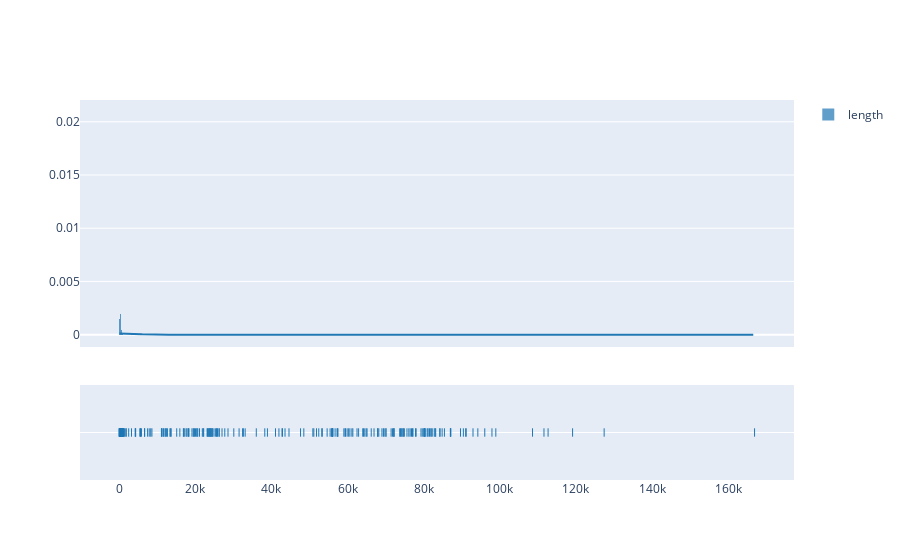

Notebook code cell kept with this figure:
### Markdown cell above
### Malware: 2

### Code cell
df_2 = df[df.malware_value==2]
distplot(df_2)

### Figure 1 — Plotly figure (JSON) as saved in the notebook; plotly's stock layout.template omitted (floating-point values rounded to 4 significant figures; data arrays with more than 128 entries replaced by an {"elided": "..."} marker saying what was removed)
{"data": [{"autobinx": false, "histnorm": "probability density", "legendgroup": "length", "marker": {"color": "rgb(31, 119, 180)"}, "name": "length", "opacity": 0.7, "type": "histogram", "x": {"elided": "2265 int values"}, "xaxis": "x", "xbins": {"end": 166924, "size": 10, "start": 51}, "yaxis": "y"}, {"legendgroup": "length", "marker": {"color": "rgb(31, 119, 180)"}, "mode": "lines", "name": "length", "showlegend": false, "type": "scatter", "x": {"elided": "500 float values"}, "xaxis": "x", "y": {"elided": "500 float values"}, "yaxis": "y"}, {"legendgroup": "length", "marker": {"color": "rgb(31, 119, 180)", "symbol": "line-ns-open"}, "mode": "markers", "name": "length", "showlegend": false, "type": "scatter", "x": {"elided": "2265 int values"}, "xaxis": "x", "y": {"elided": "2265 str values"}, "yaxis": "y2"}], "layout": {"barmode": "overlay", "hovermode": "closest", "legend": {"traceorder": "reversed"}, "xaxis": {"anchor": "y2", "domain": [0, 1], "zeroline": false}, "yaxis": {"anchor": "free", "domain": [0.35, 1], "position": 0}, "yaxis2": {"anchor": "x", "domain": [0, 0.25], "dtick": 1, "showticklabels": false}}}
